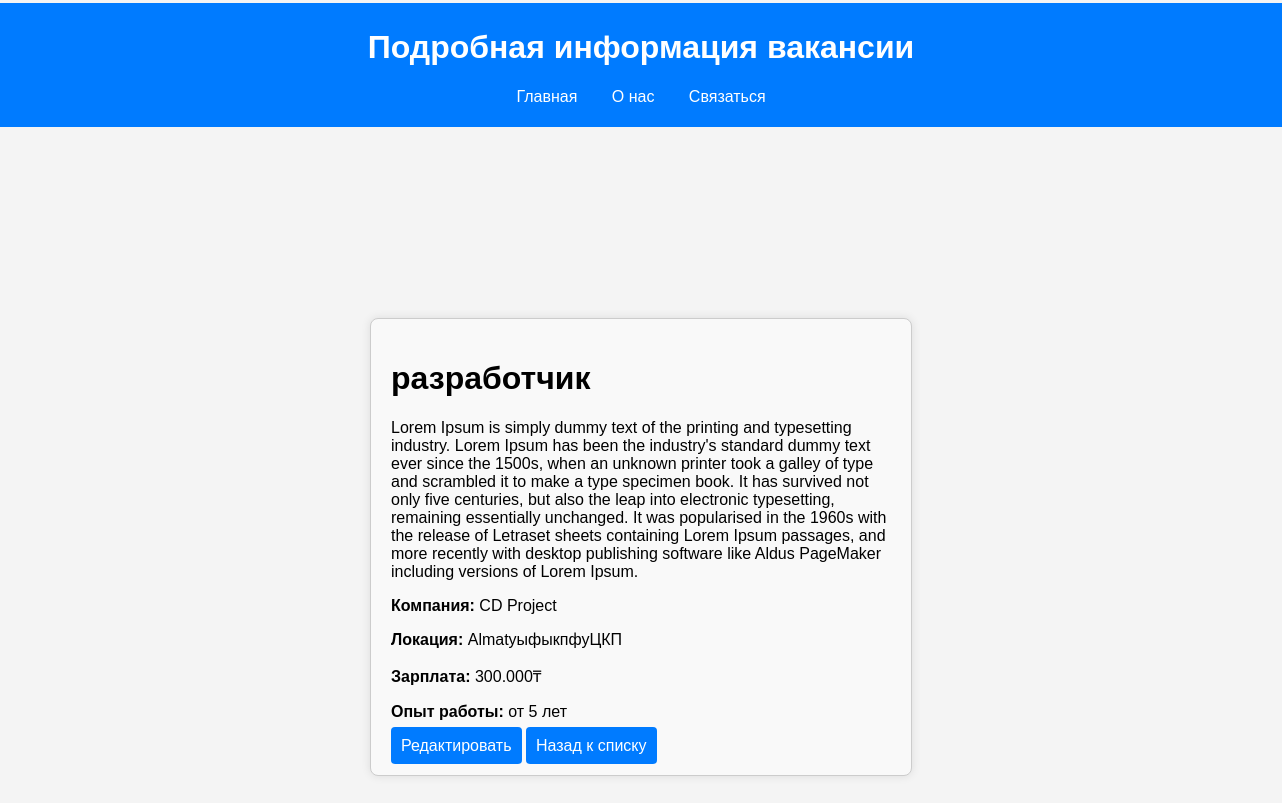
Screenshot of /vacancy/22/ with the database file from the repository.
### blog/models.py (models this page shows, shortened)
class Vacancy(models.Model):
    STATUS_CHOICES = [
        ('moderation', 'На модерации'),
        ('published', 'Опубликовано'),
        ('rejected', 'Отклонено'),
    ]
    title = models.CharField(max_length=255, verbose_name="Название")
    description = models.TextField(verbose_name="Описание")
    company = models.CharField(max_length=255, verbose_name="Компания")
    location = models.CharField(max_length=255, verbose_name="Местоположение", default="")
    status = models.CharField(max_length=20, choices=STATUS_CHOICES, default='moderation', verbose_name="Статус")
    salary = models.CharField(max_length=100, verbose_name="Зарплата", blank=True, null=True)
    experience = models.CharField(max_length=100, verbose_name="Опыт работы", blank=True, null=True)
    class Meta:
        verbose_name = "Вакансия"
        verbose_name_plural = "Вакансии"

### blog/views.py (the view)
# urls.py: path('vacancy/<int:pk>/', views.vacancy_detail, name='vacancy_detail'),
def vacancy_detail(request, pk):
    vacancy = get_object_or_404(Vacancy, pk=pk)
    return render(request, 'vacancy_detail.html', {'vacancy': vacancy})

### blog/templates/vacancy_detail.html (shortened to what this page needs)
{% load static %}
<!DOCTYPE html>
<html lang="en">
<head>
    <link rel="stylesheet" href="{% static 'css/style.css' %}">
</head>
<body>
</head>
<body>
  <header>
    <div class="shapka" >
    <h1>Подробная информация вакансии</h1>
    <nav>
      <ul>
        <li><a href="{% url 'home_page' %}">Главная</a></li>
        <li><a href="{% url 'about_page' %}">О нас</a></li>
        <li><a href="{% url 'contact_page' %}">Связаться</a></li>
      </ul>
    </nav>
  </div>
  </header>
  <main>
    <div class="form-container">
        <form method="post" class="vacancy-form">
        <h1>{{ vacancy.title }}</h1>
        <p>{{ vacancy.description }}</p>
        <p><strong>Компания:</strong> {{ vacancy.company }}</p>
        <p><strong>Локация:</strong> {{ vacancy.location }}</p>
        <p><strong>Зарплата:</strong> {{ vacancy.salary }}₸</p>
        <p><strong>Опыт работы:</strong> {{ vacancy.experience }} лет</p>
<a href="{% url 'vacancy_update' vacancy.pk %}">Редактировать</a>
<a href="{% url 'home_page' %}">Назад к списку</a>
    </form>
    </div>
</body>
</html>

### blog/static/css/style.css (style rules this page uses)
body { font-family: Arial, sans-serif; margin: 0; padding: 0; background-color: #f4f4f4; }
header { background-color: #007bff; padding: 5px; text-align: center; color: white; margin-left: -10%; margin-right: -10%; margin-top: -3.1%; }
nav ul { list-style: none; padding: 0; }
nav ul li { display: inline; margin: 0 15px; }
nav ul li a { color: white; text-decoration: none; }
body { font-family: Arial, sans-serif; margin: 20px; padding: 20px; }
.form-container { display: flex; justify-content: center; align-items: center; min-height: 100vh; flex-direction: column; padding: 20px; }
.vacancy-form { width: 100%; max-width: 500px; padding: 20px; border: 1px solid #ccc; border-radius: 8px; background-color: #f9f9f9; box-shadow: 0 0 10px rgba(0, 0, 0, 0.1); }
.vacancy-form a { width: 100%; padding: 10px; background-color: #007bff; color: white; border: none; border-radius: 4px; cursor: pointer; margin-bottom: 5px; text-decoration: none; }

### rows the page displays
Vacancy: title "разработчик", description "Lorem Ipsum is simply dummy text of the printing and typesetting industry. Lorem Ipsum has been the industry's standard dummy text ever since the 1500s, when an unknown printer took a galley of type and scrambled it to make a type specimen book. It has survived not only five centuries, but also the leap into electronic typesetting, remaining essentially unchanged. It was popularised in the 1960s with the release of Letraset sheets containing Lorem Ipsum passages, and more recently with desktop publishing software like Aldus PageMaker including versions of Lorem Ipsum.", company "CD Project", location "AlmatyыфыкпфуЦКП", salary "300.000", experience "от 5"
